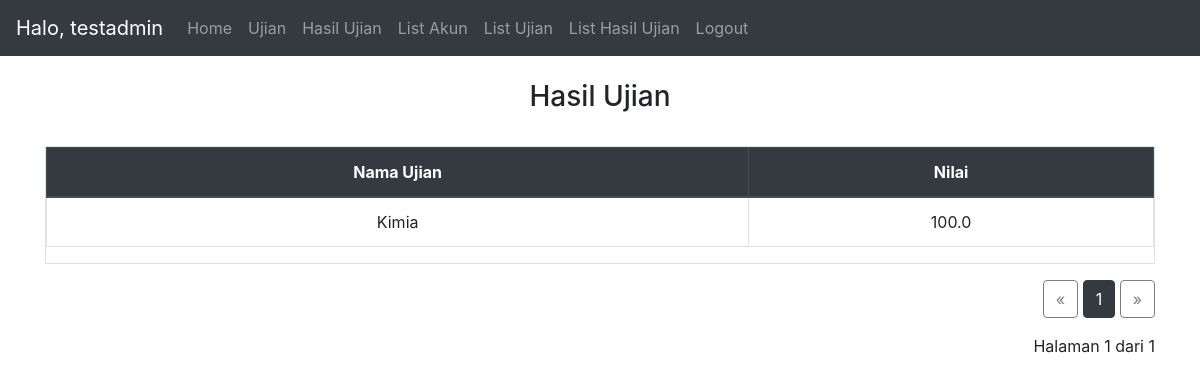
The page /result/1 (signed in) on the database as committed earlier.
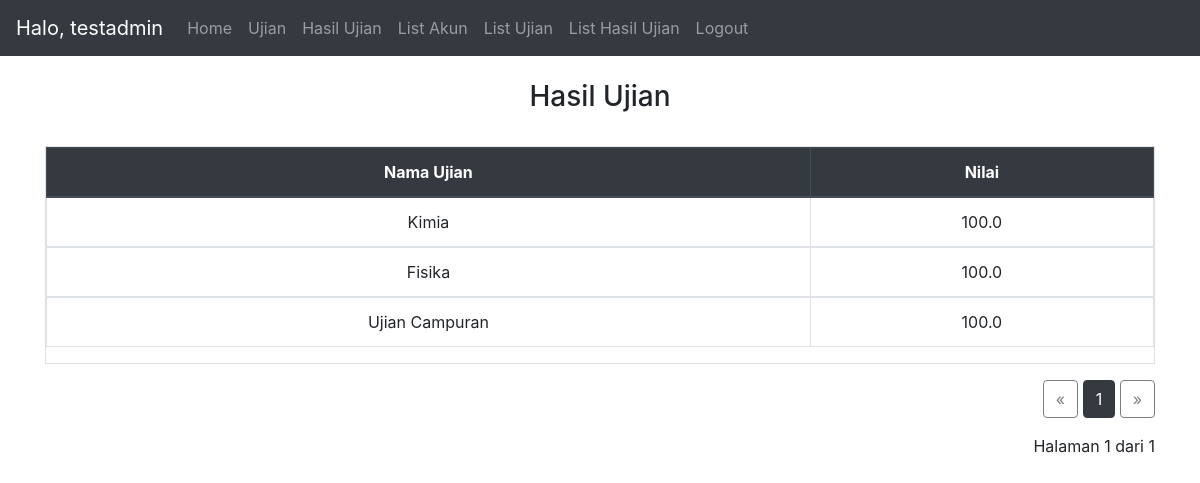
The same page on the database as committed later.
### website/models.py (models this page shows)
class Result(db.Model):
    id = db.Column(db.Integer, primary_key=True)
    user_id = db.Column(db.Integer, db.ForeignKey('user.id'))
    user_name = db.Column(db.String(150))
    exam_id = db.Column(db.Integer, db.ForeignKey('exam.id'))
    exam_name = db.Column(db.String(150))
    grade = db.Column(db.Float)

### website/views.py (the view)
@views.route('/result/<page>', methods=['GET','POST'])
@login_required
def result(page):
    db_result = Result.query.filter_by(user_id=current_user.id).paginate(page=int(page), per_page=10)
    return render_template("result.html", user=current_user, results=db_result)

### website/__init__.py (called while the page is built)
def create_app():
    app = Flask(__name__)
    app.config['SECRET_KEY'] = 'secret key'
    app.config['SQLALCHEMY_DATABASE_URI'] = f'sqlite:///{DB_NAME}'
    db.init_app(app)
    from .views import views
    from .auth import auth
    app.register_blueprint(views, url_prefix='/')
    app.register_blueprint(auth, url_prefix='/')
    from .models import User, Note, Exam, Result, Question,UserAnswer #,Class
    with app.app_context():
        db.create_all()
    login_manager = LoginManager()
    login_manager.login_view = 'auth.login'
    login_manager.init_app(app)
    @login_manager.user_loader
    def load_user(id):
        return User.query.get(int(id))
    return app

### website/templates/result.html
{% extends "base.html" %} {% block title %}Hasil Ujian{% endblock %} {% block
    content %}
    <br>
    <h3 align="center">Hasil Ujian</h3>
    <br>
    <div class="table table-responsive table-hover table-bordered">
      <table class="table">
        <thead class="text-center thead-dark">
          <tr>
            <th>Nama Ujian</th>
            <th>Nilai</th>
          </tr>
        </thead>
        {% for result in results %}
        <tbody class="text-center">
          <td>{{result.exam_name}}</td>
          <td>{{result.grade}}</td>
        </tbody>
        {% endfor %}
      </table>
    </div>
    <div class="text-right">
      <a href="{{results.prev_num}}" class="btn btn-outline-dark {% if results.page == 1 %}disabled{% endif %}">&laquo;</a>
      {% for number in results.iter_pages(left_edge=1, right_edge=1, left_current=1, right_current=2) %}
        {% if number %}
          {% if results.page != number %}
            <span>
              <a class="btn btn-outline-dark"
                  href="{{number}}">
              {{number}}
              </a>
            </span>
          {% else %}
              <span class="btn btn-dark">{{number}}</span>
          {% endif %}
        {% else %}
        ...
        {% endif %}
      {% endfor %}
      <a href="{{results.next_num}}" class="btn btn-outline-dark {% if results.page == results.pages %}disabled{% endif %}">&raquo;</a>
      <p class="text-right mt-3">
        Halaman {{ results.page }} dari {{ results.pages }}
        <br><a class="btn btn-secondary" id="stt" href="/stt/nav/2" hidden>Rekam Perintah</a>
      </p>
    </div>
    {% endblock %}

Rows that differ between the two databases and show on the page:
added Result: exam_name "Fisika", grade "100.0"
added Result: exam_name "Ujian Campuran", grade "100.0"
